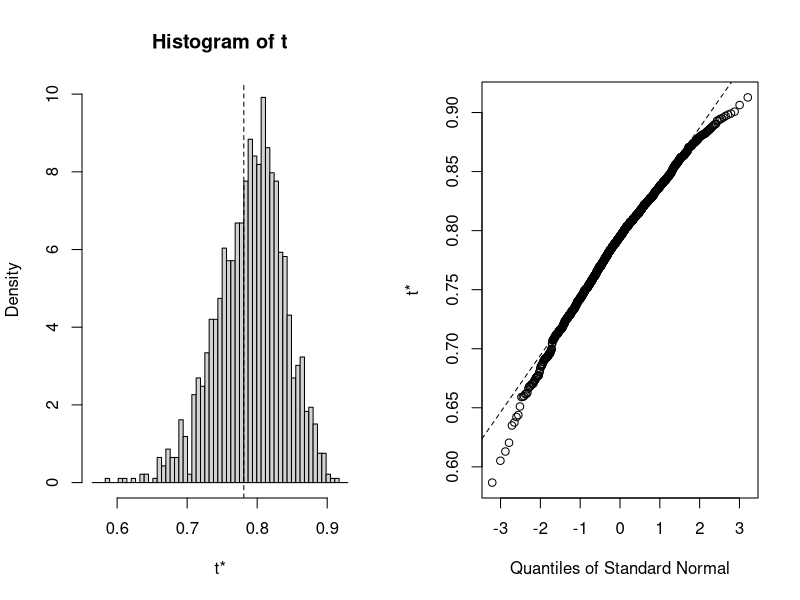

This chart was generated by the following R code:
# Author DataFlair
library(boot)


# Creating Function to obtain R-Squared from the data
r_squared <- function(formula, data, indices) {
  val <- data[indices,] # selecting sample with boot 
  fit <- lm(formula, data=val)
  return(summary(fit)$r.square)
} 
# Performing 1500 replications with boot 
output <- boot(data=mtcars, statistic=r_squared, 
               R=1500, formula=mpg~wt+disp)
# Plotting the output
output 
plot(output)
# Obtaining a confidence interval of 95%
boot.ci(output, type="bca")